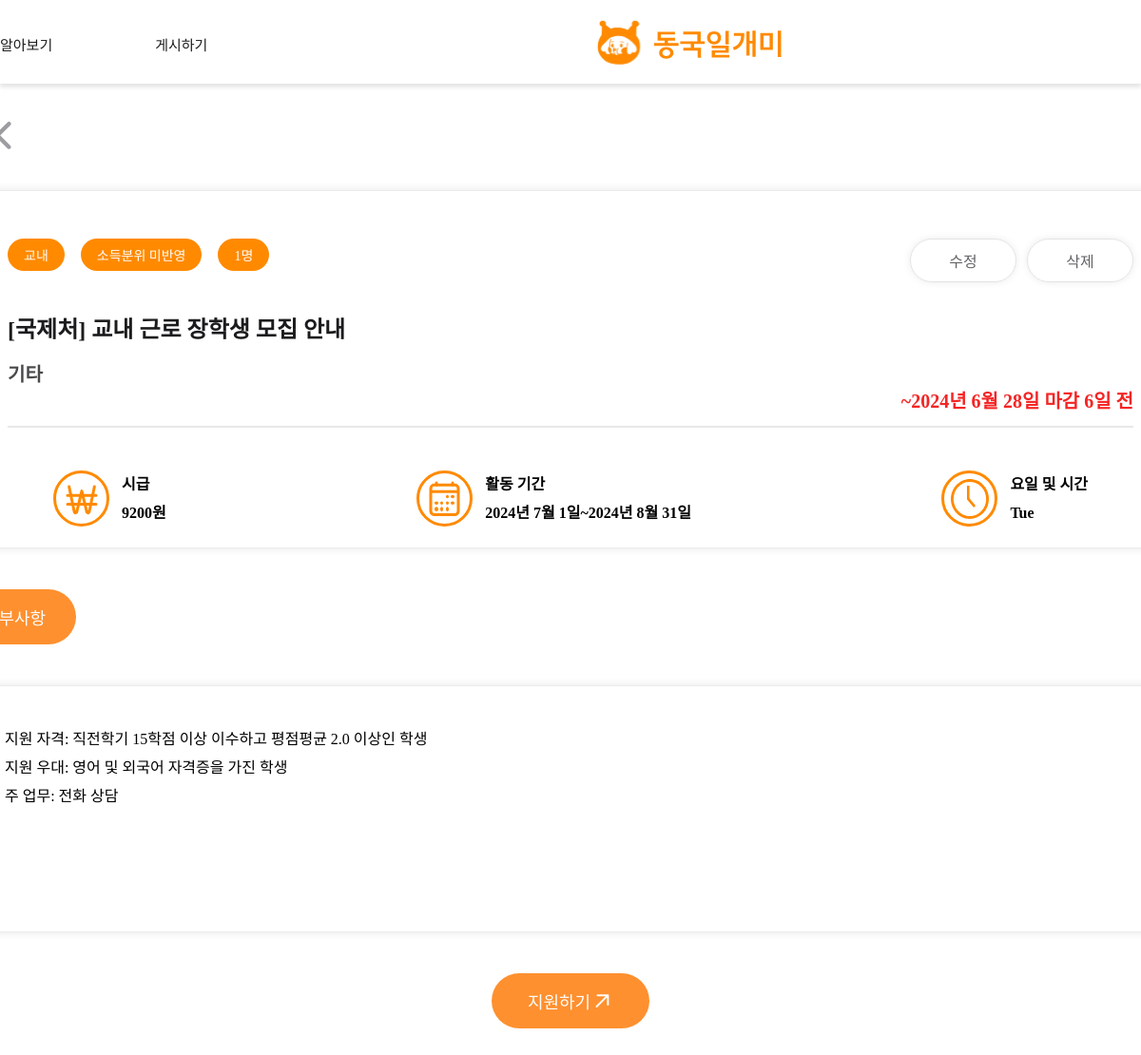
The page /post-detail/23 (signed in) on the database as committed earlier.
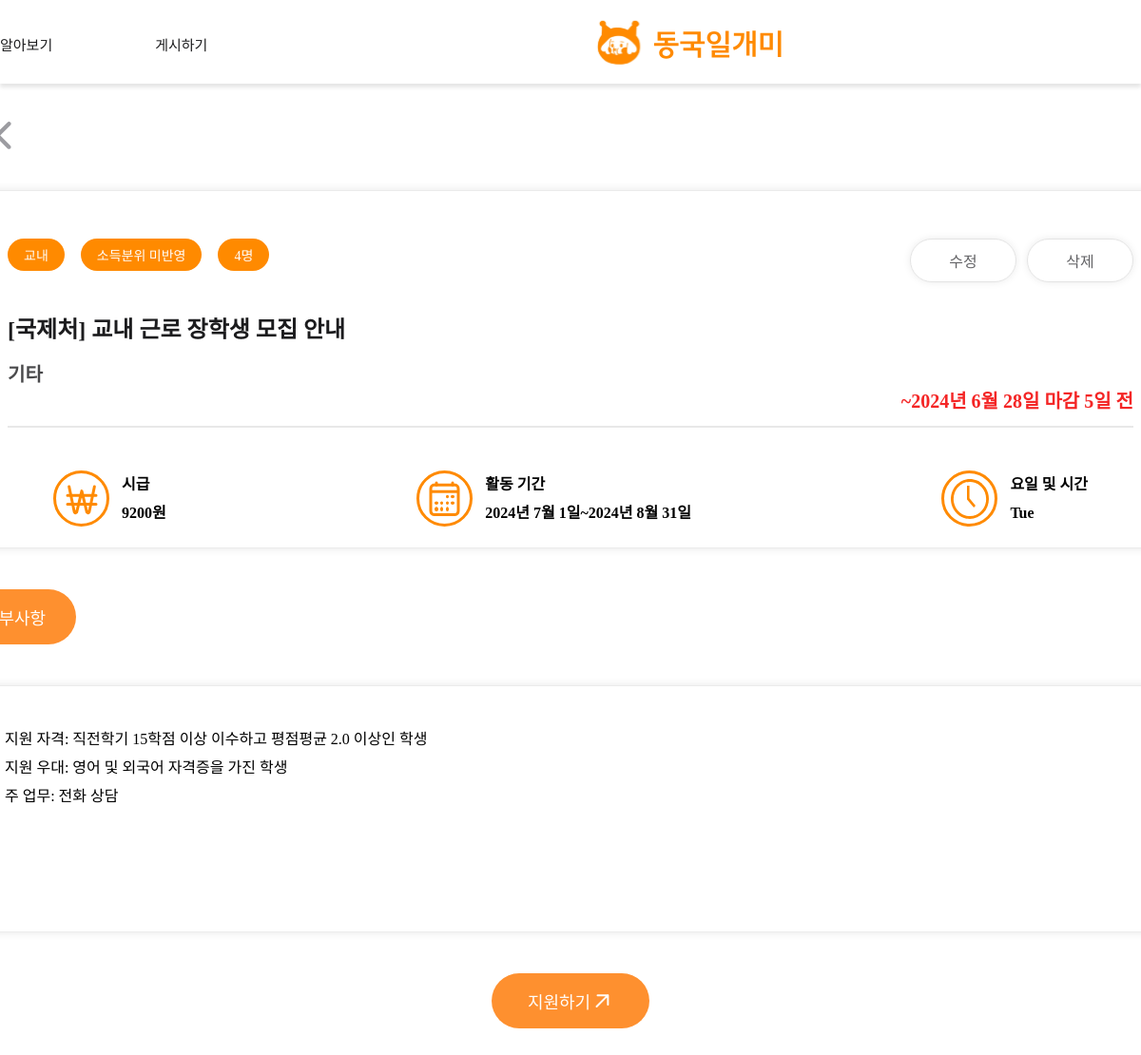
The same page on the database as committed later.
### main/models.py (models this page shows, shortened)
class Post(models.Model):
    writer = models.ForeignKey(User, null=False, blank=False, on_delete=models.CASCADE)
    title = models.CharField(max_length=50)
    organization = models.CharField(max_length=50, null=True)
    department = models.CharField(max_length=50, null=True)
    is_income_bracket = models.PositiveIntegerField(null=False, default=0) #boolean
    start_date = models.DateField(null=True)
    end_date = models.DateField(null=True)
    deadline = models.DateField(null=True)
    day_left = models.IntegerField(null=True)#남은날짜
    place = models.CharField(max_length=50, blank=False)
    time = models.TextField(max_length=50, null=False)
    recruitment = models.PositiveIntegerField(default=0)
    wage = models.PositiveIntegerField(null=True, default=0)
    body = models.TextField()
    file = models.ImageField(upload_to="post/", blank=True, null=True)
    pub_date = models.DateTimeField()
    scrap = models.ManyToManyField(User, related_name='scraped', blank=True, default=None)
    scrap_count = models.PositiveIntegerField(default=0)
    applicated_count = models.PositiveIntegerField(default=0)
    def get_body(self):
        return json.loads(self.body)

### main/views.py (the view)
# urls.py: path('post-detail/<int:post_id>', post_detail, name="post-detail"),
def post_detail(request, post_id):
    if request.user.is_authenticated:
        post = get_object_or_404(Post, pk=post_id)
        post_body_list = post.get_body()
        return render(request, 'main/post_detail.html', {'post':post, 'post_body_list':post_body_list})
    return redirect('accounts:login')

### main/templates/main/post_detail.html (shortened to what the changed rows need)
{% extends 'base.html' %}
{% load static %}
{% block content %}
<link
    rel="stylesheet"
    type="text/css"
    href="{% static 'css/main/post_detail.css'%}"
/>
<div class="detailpageScreen">
    <div class="detailpageFrame">
        <div class="detailBox1">
            <div class="box1Frame">
                <div class="box1TopFrame">
                    <div class="box1IndexFrame">
                        <div class="box1Index"><span class="box1IndexText">{{post.department}}</span></div>
                        <div class="box1Index"><span class="box1IndexText">{{ post.recruitment }}명</span></div>
                    </div>
                </div>
                <div class="box1Content1Frame">
                    <div class="box1TitleFrame">
                        <div class="box1Title">[{{post.organization}}] {{ post.title }}</div>
                        <div class="box1organization">{{post.place}}</div>
                    </div>
                    <div class="deadlineFrame">
                        {% if post.day_left >= 0 %}
                            <div class="deadline">~{{post.deadline}} 마감 {{post.day_left}}일 전</div>
                        {% else %}
                            <div class="deadline">지원 마감</div>
                        {% endif %}
                        <div class="box1line"></div>
                    </div>
                    <div class="box1etcFrame">
                        <div class="etcWage">
                            <img src="{% static 'images/icons/money.svg' %}" />
                            <div class="etcText">시급<br>{{ post.wage }}원</div>
                        </div>
                        <div class="etcDate">
                            <img src="{% static 'images/icons/period.svg' %}" />
                            <div class="etcText">활동 기간<br>{{post.start_date}}~{{post.end_date}}</div>
                        </div>
                        <div class="etcTime">
                            <img src="{% static 'images/icons/date.svg' %}" />
                            <div class="etcText">요일 및 시간<br>{{post.time}}</div>
                        </div>
                    </div>
                </div>
            </div>
        </div>
    </div>
</div>
{% endblock %}

Rows that differ between the two databases and show on the page:
changed Post "국제처": recruitment "1" → "4"; day_left "6" → "5"
